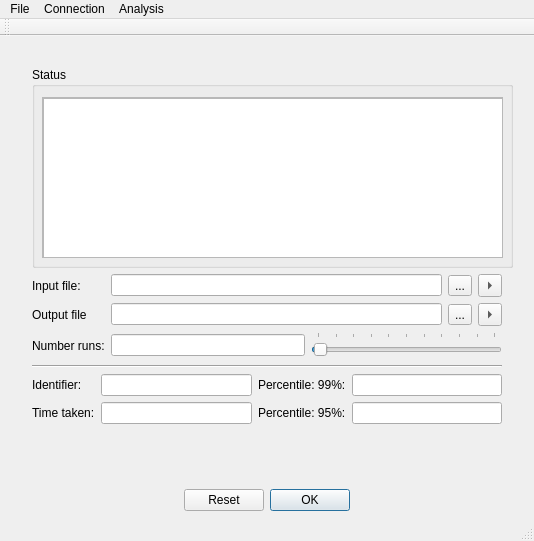
<?xml version="1.0" encoding="UTF-8"?>
<ui version="4.0">
 <class>MainWindow</class>
 <widget class="QMainWindow" name="MainWindow">
  <property name="geometry">
   <rect>
    <x>0</x>
    <y>0</y>
    <width>534</width>
    <height>541</height>
   </rect>
  </property>
  <property name="minimumSize">
   <size>
    <width>533</width>
    <height>532</height>
   </size>
  </property>
  <property name="windowTitle">
   <string>Collab</string>
  </property>
  <widget class="QWidget" name="centralWidget">
   <widget class="QWidget" name="layoutWidget">
    <property name="geometry">
     <rect>
      <x>21</x>
      <y>20</y>
      <width>492</width>
      <height>466</height>
     </rect>
    </property>
    <layout class="QVBoxLayout" name="verticalLayout">
     <item>
      <widget class="QGroupBox" name="groupBox">
       <property name="minimumSize">
        <size>
         <width>481</width>
         <height>201</height>
        </size>
       </property>
       <property name="title">
        <string>Status</string>
       </property>
       <widget class="QScrollArea" name="scrollArea">
        <property name="geometry">
         <rect>
          <x>10</x>
          <y>30</y>
          <width>461</width>
          <height>161</height>
         </rect>
        </property>
        <property name="widgetResizable">
         <bool>true</bool>
        </property>
        <widget class="QWidget" name="scrollAreaWidgetContents">
         <property name="geometry">
          <rect>
           <x>0</x>
           <y>0</y>
           <width>459</width>
           <height>159</height>
          </rect>
         </property>
         <widget class="QTextEdit" name="textEdit_logs">
          <property name="geometry">
           <rect>
            <x>0</x>
            <y>0</y>
            <width>461</width>
            <height>161</height>
           </rect>
          </property>
          <property name="minimumSize">
           <size>
            <width>461</width>
            <height>161</height>
           </size>
          </property>
          <property name="lineWrapColumnOrWidth">
           <number>0</number>
          </property>
          <property name="readOnly">
           <bool>true</bool>
          </property>
         </widget>
        </widget>
       </widget>
      </widget>
     </item>
     <item>
      <layout class="QGridLayout" name="gridLayout">
       <item row="0" column="0">
        <widget class="QLabel" name="labelInput">
         <property name="text">
          <string>Input file:</string>
         </property>
        </widget>
       </item>
       <item row="0" column="1" colspan="2">
        <widget class="QLineEdit" name="lineEdit_input">
         <property name="minimumSize">
          <size>
           <width>191</width>
           <height>22</height>
          </size>
         </property>
         <property name="readOnly">
          <bool>false</bool>
         </property>
        </widget>
       </item>
       <item row="0" column="3">
        <widget class="QToolButton" name="toolButton_setInput">
         <property name="text">
          <string>...</string>
         </property>
        </widget>
       </item>
       <item row="0" column="4">
        <widget class="QToolButton" name="toolButton_viewInput">
         <property name="text">
          <string>...</string>
         </property>
         <property name="arrowType">
          <enum>Qt::RightArrow</enum>
         </property>
        </widget>
       </item>
       <item row="1" column="0">
        <widget class="QLabel" name="labelOutput">
         <property name="text">
          <string>Output file</string>
         </property>
        </widget>
       </item>
       <item row="1" column="1" colspan="2">
        <widget class="QLineEdit" name="lineEdit_output">
         <property name="minimumSize">
          <size>
           <width>191</width>
           <height>22</height>
          </size>
         </property>
         <property name="readOnly">
          <bool>false</bool>
         </property>
        </widget>
       </item>
       <item row="1" column="3">
        <widget class="QToolButton" name="toolButton_setOutput">
         <property name="text">
          <string>...</string>
         </property>
        </widget>
       </item>
       <item row="1" column="4">
        <widget class="QToolButton" name="toolButton_viewOutput">
         <property name="text">
          <string>...</string>
         </property>
         <property name="arrowType">
          <enum>Qt::RightArrow</enum>
         </property>
        </widget>
       </item>
       <item row="2" column="0">
        <widget class="QLabel" name="label">
         <property name="text">
          <string>Number runs:</string>
         </property>
        </widget>
       </item>
       <item row="2" column="1">
        <widget class="QLineEdit" name="lineEdit_numberRuns">
         <property name="readOnly">
          <bool>true</bool>
         </property>
        </widget>
       </item>
       <item row="2" column="2" colspan="3">
        <widget class="QSlider" name="horizontalSlider">
         <property name="minimumSize">
          <size>
           <width>191</width>
           <height>27</height>
          </size>
         </property>
         <property name="minimum">
          <number>1</number>
         </property>
         <property name="maximum">
          <number>1000</number>
         </property>
         <property name="singleStep">
          <number>1</number>
         </property>
         <property name="value">
          <number>10</number>
         </property>
         <property name="orientation">
          <enum>Qt::Horizontal</enum>
         </property>
         <property name="tickPosition">
          <enum>QSlider::TicksAbove</enum>
         </property>
         <property name="tickInterval">
          <number>100</number>
         </property>
        </widget>
       </item>
       <item row="3" column="0" colspan="5">
        <widget class="Line" name="line_2">
         <property name="orientation">
          <enum>Qt::Horizontal</enum>
         </property>
        </widget>
       </item>
      </layout>
     </item>
     <item>
      <layout class="QGridLayout" name="gridLayout_2">
       <item row="0" column="0">
        <widget class="QLabel" name="label_Identifier">
         <property name="text">
          <string>Identifier:</string>
         </property>
        </widget>
       </item>
       <item row="0" column="1">
        <widget class="QLineEdit" name="lineEdit_Identifier">
         <property name="readOnly">
          <bool>true</bool>
         </property>
        </widget>
       </item>
       <item row="0" column="2">
        <widget class="QLabel" name="label99">
         <property name="text">
          <string>Percentile: 99%:</string>
         </property>
        </widget>
       </item>
       <item row="0" column="3">
        <widget class="QLineEdit" name="lineEdit_99perc">
         <property name="readOnly">
          <bool>true</bool>
         </property>
        </widget>
       </item>
       <item row="1" column="0">
        <widget class="QLabel" name="labelTimeTaken">
         <property name="text">
          <string>Time taken:</string>
         </property>
        </widget>
       </item>
       <item row="1" column="1">
        <widget class="QLineEdit" name="lineEdit_timeTaken">
         <property name="readOnly">
          <bool>true</bool>
         </property>
        </widget>
       </item>
       <item row="1" column="2">
        <widget class="QLabel" name="label95">
         <property name="text">
          <string>Percentile: 95%:</string>
         </property>
        </widget>
       </item>
       <item row="1" column="3">
        <widget class="QLineEdit" name="lineEdit_95perc">
         <property name="readOnly">
          <bool>true</bool>
         </property>
        </widget>
       </item>
      </layout>
     </item>
     <item>
      <spacer name="verticalSpacer">
       <property name="orientation">
        <enum>Qt::Vertical</enum>
       </property>
       <property name="sizeHint" stdset="0">
        <size>
         <width>20</width>
         <height>18</height>
        </size>
       </property>
      </spacer>
     </item>
     <item>
      <layout class="QGridLayout" name="gridLayout_3">
       <item row="0" column="0">
        <spacer name="horizontalSpacer">
         <property name="orientation">
          <enum>Qt::Horizontal</enum>
         </property>
         <property name="sizeHint" stdset="0">
          <size>
           <width>88</width>
           <height>20</height>
          </size>
         </property>
        </spacer>
       </item>
       <item row="0" column="2">
        <spacer name="horizontalSpacer_2">
         <property name="orientation">
          <enum>Qt::Horizontal</enum>
         </property>
         <property name="sizeHint" stdset="0">
          <size>
           <width>88</width>
           <height>20</height>
          </size>
         </property>
        </spacer>
       </item>
       <item row="0" column="1">
        <widget class="QDialogButtonBox" name="buttonBox">
         <property name="standardButtons">
          <set>QDialogButtonBox::Ok|QDialogButtonBox::Reset</set>
         </property>
        </widget>
       </item>
      </layout>
     </item>
    </layout>
   </widget>
  </widget>
  <widget class="QMenuBar" name="menuBar">
   <property name="geometry">
    <rect>
     <x>0</x>
     <y>0</y>
     <width>534</width>
     <height>22</height>
    </rect>
   </property>
   <widget class="QMenu" name="menuConnection">
    <property name="title">
     <string>Connection</string>
    </property>
    <addaction name="actionRegister"/>
    <addaction name="actionUnregister"/>
    <addaction name="separator"/>
    <addaction name="actionInfo"/>
   </widget>
   <widget class="QMenu" name="menuFile">
    <property name="title">
     <string>File</string>
    </property>
    <addaction name="actionLoad"/>
    <addaction name="actionSave"/>
   </widget>
   <widget class="QMenu" name="menuAnalysis">
    <property name="title">
     <string>Analysis</string>
    </property>
    <addaction name="actionRun"/>
    <addaction name="actionView"/>
    <addaction name="separator"/>
    <addaction name="actionClear"/>
   </widget>
   <addaction name="menuFile"/>
   <addaction name="menuConnection"/>
   <addaction name="menuAnalysis"/>
  </widget>
  <widget class="QToolBar" name="mainToolBar">
   <attribute name="toolBarArea">
    <enum>TopToolBarArea</enum>
   </attribute>
   <attribute name="toolBarBreak">
    <bool>false</bool>
   </attribute>
  </widget>
  <widget class="QStatusBar" name="statusBar"/>
  <action name="actionHelp">
   <property name="text">
    <string>Help</string>
   </property>
  </action>
  <action name="actionAbout">
   <property name="text">
    <string>About</string>
   </property>
  </action>
  <action name="actionRegister">
   <property name="text">
    <string>Register</string>
   </property>
  </action>
  <action name="actionUnregister">
   <property name="text">
    <string>Unregister</string>
   </property>
  </action>
  <action name="actionInfo">
   <property name="text">
    <string>Info</string>
   </property>
  </action>
  <action name="actionQuit">
   <property name="text">
    <string>Quit</string>
   </property>
  </action>
  <action name="actionLoad">
   <property name="enabled">
    <bool>false</bool>
   </property>
   <property name="text">
    <string>Load</string>
   </property>
  </action>
  <action name="actionSave">
   <property name="enabled">
    <bool>false</bool>
   </property>
   <property name="text">
    <string>Save</string>
   </property>
  </action>
  <action name="actionRun">
   <property name="text">
    <string>Run</string>
   </property>
  </action>
  <action name="actionView">
   <property name="text">
    <string>View</string>
   </property>
  </action>
  <action name="actionClear">
   <property name="text">
    <string>Clear</string>
   </property>
  </action>
 </widget>
 <layoutdefault spacing="6" margin="11"/>
 <tabstops>
  <tabstop>lineEdit_input</tabstop>
  <tabstop>toolButton_setInput</tabstop>
  <tabstop>toolButton_viewInput</tabstop>
  <tabstop>lineEdit_output</tabstop>
  <tabstop>toolButton_setOutput</tabstop>
  <tabstop>toolButton_viewOutput</tabstop>
  <tabstop>buttonBox</tabstop>
  <tabstop>lineEdit_Identifier</tabstop>
  <tabstop>lineEdit_99perc</tabstop>
  <tabstop>lineEdit_95perc</tabstop>
  <tabstop>lineEdit_timeTaken</tabstop>
 </tabstops>
 <resources/>
 <connections/>
</ui>
